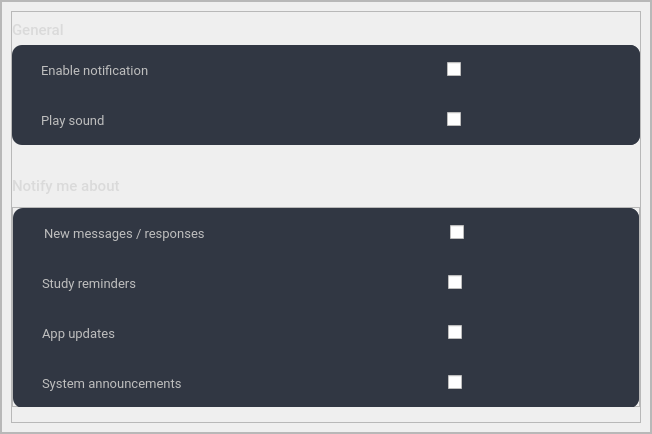
                            <widget class="QFrame" name="frame_90">
                             <property name="frameShape">
                              <enum>QFrame::StyledPanel</enum>
                             </property>
                             <property name="frameShadow">
                              <enum>QFrame::Raised</enum>
                             </property>
                             <layout class="QHBoxLayout" name="horizontalLayout_49">
                              <property name="spacing">
                               <number>0</number>
                              </property>
                              <property name="leftMargin">
                               <number>0</number>
                              </property>
                              <property name="topMargin">
                               <number>0</number>
                              </property>
                              <property name="rightMargin">
                               <number>0</number>
                              </property>
                              <property name="bottomMargin">
                               <number>0</number>
                              </property>
                              <item>
                               <widget class="QFrame" name="frame_94">
                                <property name="maximumSize">
                                 <size>
                                  <width>320</width>
                                  <height>16777215</height>
                                 </size>
                                </property>
                                <property name="frameShape">
                                 <enum>QFrame::StyledPanel</enum>
                                </property>
                                <property name="frameShadow">
                                 <enum>QFrame::Raised</enum>
                                </property>
                               </widget>
                              </item>
                              <item>
                               <widget class="QFrame" name="frame_95">
                                <property name="minimumSize">
                                 <size>
                                  <width>650</width>
                                  <height>0</height>
                                 </size>
                                </property>
                                <property name="frameShape">
                                 <enum>QFrame::StyledPanel</enum>
                                </property>
                                <property name="frameShadow">
                                 <enum>QFrame::Raised</enum>
                                </property>
                                <layout class="QVBoxLayout" name="verticalLayout_30">
                                 <item>
                                  <widget class="QFrame" name="frame_113">
                                   <property name="frameShape">
                                    <enum>QFrame::StyledPanel</enum>
                                   </property>
                                   <property name="frameShadow">
                                    <enum>QFrame::Raised</enum>
                                   </property>
                                   <layout class="QVBoxLayout" name="verticalLayout_34">
                                    <property name="leftMargin">
                                     <number>0</number>
                                    </property>
                                    <property name="rightMargin">
                                     <number>0</number>
                                    </property>
                                    <item>
                                     <widget class="QLabel" name="label_24">
                                      <property name="maximumSize">
                                       <size>
                                        <width>16777215</width>
                                        <height>30</height>
                                       </size>
                                      </property>
                                      <property name="font">
                                       <font>
                                        <family>Roboto Medium</family>
                                        <pointsize>11</pointsize>
                                       </font>
                                      </property>
                                      <property name="styleSheet">
                                       <string notr="true">color: rgb(218, 218, 218);</string>
                                      </property>
                                      <property name="text">
                                       <string>General</string>
                                      </property>
                                     </widget>
                                    </item>
                                    <item>
                                     <widget class="QFrame" name="frame_114">
                                      <property name="minimumSize">
                                       <size>
                                        <width>0</width>
                                        <height>100</height>
                                       </size>
                                      </property>
                                      <property name="maximumSize">
                                       <size>
                                        <width>16777215</width>
                                        <height>100</height>
                                       </size>
                                      </property>
                                      <property name="styleSheet">
                                       <string notr="true">QFrame{
	background-color: rgb(49, 55, 67);
	border-radius:10px;
}
</string>
                                      </property>
                                      <property name="frameShape">
                                       <enum>QFrame::StyledPanel</enum>
                                      </property>
                                      <property name="frameShadow">
                                       <enum>QFrame::Raised</enum>
                                      </property>
                                      <layout class="QVBoxLayout" name="verticalLayout_35">
                                       <property name="spacing">
                                        <number>0</number>
                                       </property>
                                       <property name="leftMargin">
                                        <number>20</number>
                                       </property>
                                       <property name="topMargin">
                                        <number>0</number>
                                       </property>
                                       <property name="rightMargin">
                                        <number>0</number>
                                       </property>
                                       <property name="bottomMargin">
                                        <number>0</number>
                                       </property>
                                       <item>
                                        <widget class="QFrame" name="frame_115">
                                         <property name="frameShape">
                                          <enum>QFrame::StyledPanel</enum>
                                         </property>
                                         <property name="frameShadow">
                                          <enum>QFrame::Raised</enum>
                                         </property>
                                         <layout class="QHBoxLayout" name="horizontalLayout_58">
                                          <property name="rightMargin">
                                           <number>50</number>
                                          </property>
                                          <item>
                                           <widget class="QLabel" name="label_25">
                                            <property name="minimumSize">
                                             <size>
                                              <width>400</width>
                                              <height>0</height>
                                             </size>
                                            </property>
                                            <property name="maximumSize">
                                             <size>
                                              <width>16777215</width>
                                              <height>40</height>
                                             </size>
                                            </property>
                                            <property name="font">
                                             <font>
                                              <family>Roboto</family>
                                              <pointsize>10</pointsize>
                                             </font>
                                            </property>
                                            <property name="styleSheet">
                                             <string notr="true">color: rgb(190, 190, 190);</string>
                                            </property>
                                            <property name="text">
                                             <string>Enable notification</string>
                                            </property>
                                           </widget>
                                          </item>
                                          <item>
                                           <widget class="PyToggle" name="checkBox_4">
                                            <property name="text">
                                             <string/>
                                            </property>
                                           </widget>
                                          </item>
                                         </layout>
                                        </widget>
                                       </item>
                                       <item>
                                        <widget class="QFrame" name="frame_116">
                                         <property name="frameShape">
                                          <enum>QFrame::StyledPanel</enum>
                                         </property>
                                         <property name="frameShadow">
                                          <enum>QFrame::Raised</enum>
                                         </property>
                                         <layout class="QHBoxLayout" name="horizontalLayout_59">
                                          <property name="rightMargin">
                                           <number>50</number>
                                          </property>
                                          <item>
                                           <widget class="QLabel" name="label_26">
                                            <property name="minimumSize">
                                             <size>
                                              <width>400</width>
                                              <height>0</height>
                                             </size>
                                            </property>
                                            <property name="maximumSize">
                                             <size>
                                              <width>16777215</width>
                                              <height>40</height>
                                             </size>
                                            </property>
                                            <property name="font">
                                             <font>
                                              <family>Roboto</family>
                                              <pointsize>10</pointsize>
                                             </font>
                                            </property>
                                            <property name="styleSheet">
                                             <string notr="true">color: rgb(190, 190, 190);</string>
                                            </property>
                                            <property name="text">
                                             <string>Play sound</string>
                                            </property>
                                           </widget>
                                          </item>
                                          <item>
                                           <widget class="PyToggle" name="checkBox_5">
                                            <property name="text">
                                             <string/>
                                            </property>
                                           </widget>
                                          </item>
                                         </layout>
                                        </widget>
                                       </item>
                                      </layout>
                                     </widget>
                                    </item>
                                    <item>
                                     <widget class="QLabel" name="label_27">
                                      <property name="minimumSize">
                                       <size>
                                        <width>0</width>
                                        <height>50</height>
                                       </size>
                                      </property>
                                      <property name="maximumSize">
                                       <size>
                                        <width>16777215</width>
                                        <height>30</height>
                                       </size>
                                      </property>
                                      <property name="font">
                                       <font>
                                        <family>Roboto Medium</family>
                                        <pointsize>11</pointsize>
                                       </font>
                                      </property>
                                      <property name="styleSheet">
                                       <string notr="true">color: rgb(218, 218, 218);</string>
                                      </property>
                                      <property name="text">
                                       <string>Notify me about</string>
                                      </property>
                                     </widget>
                                    </item>
                                    <item>
                                     <widget class="QFrame" name="frame_96">
                                      <property name="maximumSize">
                                       <size>
                                        <width>16777215</width>
                                        <height>200</height>
                                       </size>
                                      </property>
                                      <property name="frameShape">
                                       <enum>QFrame::StyledPanel</enum>
                                      </property>
                                      <property name="frameShadow">
                                       <enum>QFrame::Raised</enum>
                                      </property>
                                      <layout class="QVBoxLayout" name="verticalLayout_31">
                                       <property name="spacing">
                                        <number>0</number>
                                       </property>
                                       <property name="leftMargin">
                                        <number>0</number>
                                       </property>
                                       <property name="topMargin">
                                        <number>0</number>
                                       </property>
                                       <property name="rightMargin">
                                        <number>0</number>
                                       </property>
                                       <property name="bottomMargin">
                                        <number>0</number>
                                       </property>
                                       <item>
                                        <widget class="QFrame" name="frame_121">
                                         <property name="minimumSize">
                                          <size>
                                           <width>0</width>
                                           <height>200</height>
                                          </size>
                                         </property>
                                         <property name="maximumSize">
                                          <size>
                                           <width>16777215</width>
                                           <height>200</height>
                                          </size>
                                         </property>
                                         <property name="styleSheet">
                                          <string notr="true">QFrame{
	background-color: rgb(49, 55, 67);
	border-radius:10px;
}
</string>
                                         </property>
                                         <property name="frameShape">
                                          <enum>QFrame::StyledPanel</enum>
                                         </property>
                                         <property name="frameShadow">
                                          <enum>QFrame::Raised</enum>
                                         </property>
                                         <layout class="QVBoxLayout" name="verticalLayout_32">
                                          <property name="spacing">
                                           <number>0</number>
                                          </property>
                                          <property name="leftMargin">
                                           <number>20</number>
                                          </property>
                                          <property name="topMargin">
                                           <number>0</number>
                                          </property>
                                          <property name="rightMargin">
                                           <number>0</number>
                                          </property>
                                          <property name="bottomMargin">
                                           <number>0</number>
                                          </property>
                                          <item>
                                           <widget class="QFrame" name="frame_122">
                                            <property name="frameShape">
                                             <enum>QFrame::StyledPanel</enum>
                                            </property>
                                            <property name="frameShadow">
                                             <enum>QFrame::Raised</enum>
                                            </property>
                                            <layout class="QHBoxLayout" name="horizontalLayout_62">
                                             <property name="leftMargin">
                                              <number>11</number>
                                             </property>
                                             <property name="rightMargin">
                                              <number>50</number>
                                             </property>
                                             <item>
                                              <widget class="QLabel" name="label_29">
                                               <property name="minimumSize">
                                                <size>
                                                 <width>400</width>
                                                 <height>0</height>
                                                </size>
                                               </property>
                                               <property name="maximumSize">
                                                <size>
                                                 <width>16777215</width>
                                                 <height>40</height>
                                                </size>
                                               </property>
                                               <property name="font">
                                                <font>
                                                 <family>Roboto</family>
                                                 <pointsize>10</pointsize>
                                                </font>
                                               </property>
                                               <property name="styleSheet">
                                                <string notr="true">color: rgb(190, 190, 190);</string>
                                               </property>
                                               <property name="text">
                                                <string>New messages / responses</string>
                                               </property>
                                              </widget>
                                             </item>
                                             <item>
                                              <widget class="PyToggle" name="checkBox_7">
                                               <property name="text">
                                                <string/>
                                               </property>
                                              </widget>
                                             </item>
                                            </layout>
                                           </widget>
                                          </item>
                                          <item>
                                           <widget class="QFrame" name="frame_123">
                                            <property name="frameShape">
                                             <enum>QFrame::StyledPanel</enum>
                                            </property>
                                            <property name="frameShadow">
                                             <enum>QFrame::Raised</enum>
                                            </property>
                                            <layout class="QHBoxLayout" name="horizontalLayout_63">
                                             <property name="rightMargin">
                                              <number>50</number>
                                             </property>
                                             <item>
                                              <widget class="QLabel" name="label_30">
                                               <property name="minimumSize">
                                                <size>
                                                 <width>400</width>
                                                 <height>0</height>
                                                </size>
                                               </property>
                                               <property name="maximumSize">
                                                <size>
                                                 <width>16777215</width>
                                                 <height>40</height>
                                                </size>
                                               </property>
                                               <property name="font">
                                                <font>
                                                 <family>Roboto</family>
                                                 <pointsize>10</pointsize>
                                                </font>
                                               </property>
                                               <property name="styleSheet">
                                                <string notr="true">color: rgb(190, 190, 190);</string>
                                               </property>
                                               <property name="text">
                                                <string>Study reminders</string>
                                               </property>
                                              </widget>
                                             </item>
                                             <item>
                                              <widget class="PyToggle" name="checkBox_8">
                                               <property name="text">
                                                <string/>
                                               </property>
                                              </widget>
                                             </item>
                                            </layout>
                                           </widget>
                                          </item>
                                          <item>
                                           <widget class="QFrame" name="frame_124">
                                            <property name="frameShape">
                                             <enum>QFrame::StyledPanel</enum>
                                            </property>
                                            <property name="frameShadow">
                                             <enum>QFrame::Raised</enum>
                                            </property>
                                            <layout class="QHBoxLayout" name="horizontalLayout_64">
                                             <property name="rightMargin">
                                              <number>50</number>
                                             </property>
                                             <item>
                                              <widget class="QLabel" name="label_31">
                                               <property name="minimumSize">
                                                <size>
                                                 <width>400</width>
                                                 <height>0</height>
                                                </size>
                                               </property>
                                               <property name="maximumSize">
                                                <size>
                                                 <width>16777215</width>
                                                 <height>40</height>
                                                </size>
                                               </property>
                                               <property name="font">
                                                <font>
                                                 <family>Roboto</family>
                                                 <pointsize>10</pointsize>
                                                </font>
                                               </property>
                                               <property name="styleSheet">
                                                <string notr="true">color: rgb(190, 190, 190);</string>
                                               </property>
                                               <property name="text">
                                                <string>App updates</string>
                                               </property>
                                              </widget>
                                             </item>
                                             <item>
                                              <widget class="PyToggle" name="checkBox_9">
                                               <property name="text">
                                                <string/>
                                               </property>
                                              </widget>
                                             </item>
                                            </layout>
                                           </widget>
                                          </item>
                                          <item>
                                           <widget class="QFrame" name="frame_125">
                                            <property name="frameShape">
                                             <enum>QFrame::StyledPanel</enum>
                                            </property>
                                            <property name="frameShadow">
                                             <enum>QFrame::Raised</enum>
                                            </property>
                                            <layout class="QHBoxLayout" name="horizontalLayout_65">
                                             <property name="rightMargin">
                                              <number>50</number>
                                             </property>
                                             <item>
                                              <widget class="QLabel" name="label_33">
                                               <property name="minimumSize">
                                                <size>
                                                 <width>400</width>
                                                 <height>0</height>
                                                </size>
                                               </property>
                                               <property name="maximumSize">
                                                <size>
                                                 <width>16777215</width>
                                                 <height>40</height>
                                                </size>
                                               </property>
                                               <property name="font">
                                                <font>
                                                 <family>Roboto</family>
                                                 <pointsize>10</pointsize>
                                                </font>
                                               </property>
                                               <property name="styleSheet">
                                                <string notr="true">color: rgb(190, 190, 190);</string>
                                               </property>
                                               <property name="text">
                                                <string>System announcements</string>
                                               </property>
                                              </widget>
                                             </item>
                                             <item>
                                              <widget class="PyToggle" name="checkBox_10">
                                               <property name="text">
                                                <string/>
                                               </property>
                                              </widget>
                                             </item>
                                            </layout>
                                           </widget>
                                          </item>
                                         </layout>
                                        </widget>
                                       </item>
                                      </layout>
                                     </widget>
                                    </item>
                                    <item>
                                     <widget class="QFrame" name="frame_97">
                                      <property name="frameShape">
                                       <enum>QFrame::StyledPanel</enum>
                                      </property>
                                      <property name="frameShadow">
                                       <enum>QFrame::Raised</enum>
                                      </property>
                                     </widget>
                                    </item>
                                   </layout>
                                  </widget>
                                 </item>
                                </layout>
                               </widget>
                              </item>
                              <item>
                               <widget class="QFrame" name="frame_119">
                                <property name="maximumSize">
                                 <size>
                                  <width>320</width>
                                  <height>16777215</height>
                                 </size>
                                </property>
                                <property name="frameShape">
                                 <enum>QFrame::StyledPanel</enum>
                                </property>
                                <property name="frameShadow">
                                 <enum>QFrame::Raised</enum>
                                </property>
                               </widget>
                              </item>
                             </layout>
                            </widget>
